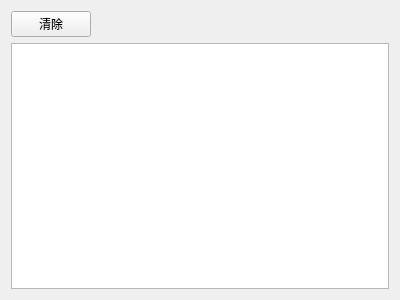
<?xml version="1.0" encoding="UTF-8"?>
<ui version="4.0">
 <class>LoggingWidget</class>
 <widget class="QWidget" name="LoggingWidget">
  <property name="geometry">
   <rect>
    <x>0</x>
    <y>0</y>
    <width>400</width>
    <height>300</height>
   </rect>
  </property>
  <property name="windowTitle">
   <string>Form</string>
  </property>
  <layout class="QVBoxLayout" name="verticalLayout">
   <item>
    <layout class="QHBoxLayout" name="horizontalLayout" stretch="0,0">
     <item>
      <widget class="QPushButton" name="bt_clear">
       <property name="text">
        <string>清除</string>
       </property>
      </widget>
     </item>
     <item>
      <spacer name="horizontalSpacer">
       <property name="orientation">
        <enum>Qt::Horizontal</enum>
       </property>
       <property name="sizeHint" stdset="0">
        <size>
         <width>40</width>
         <height>20</height>
        </size>
       </property>
      </spacer>
     </item>
    </layout>
   </item>
   <item>
    <widget class="QTextEdit" name="te_logging">
     <property name="readOnly">
      <bool>true</bool>
     </property>
    </widget>
   </item>
  </layout>
 </widget>
 <resources/>
 <connections/>
</ui>
